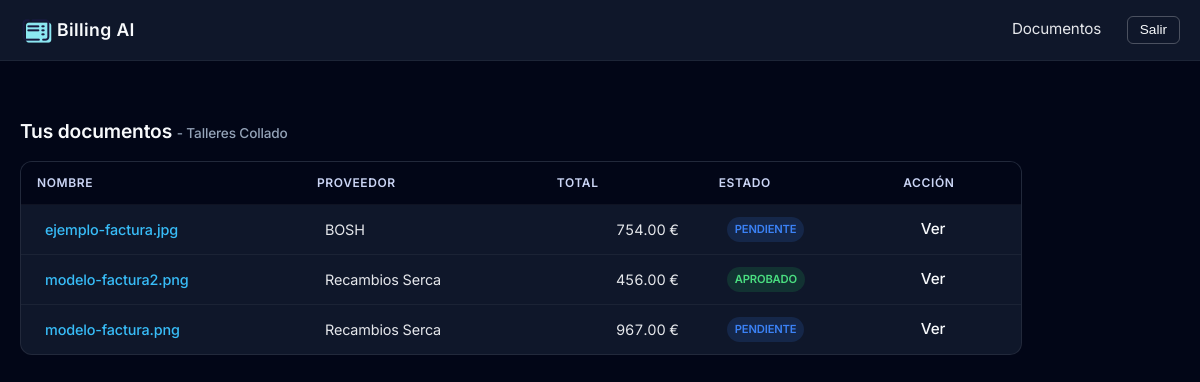
Page /documents/ (signed in) on the earlier database version.
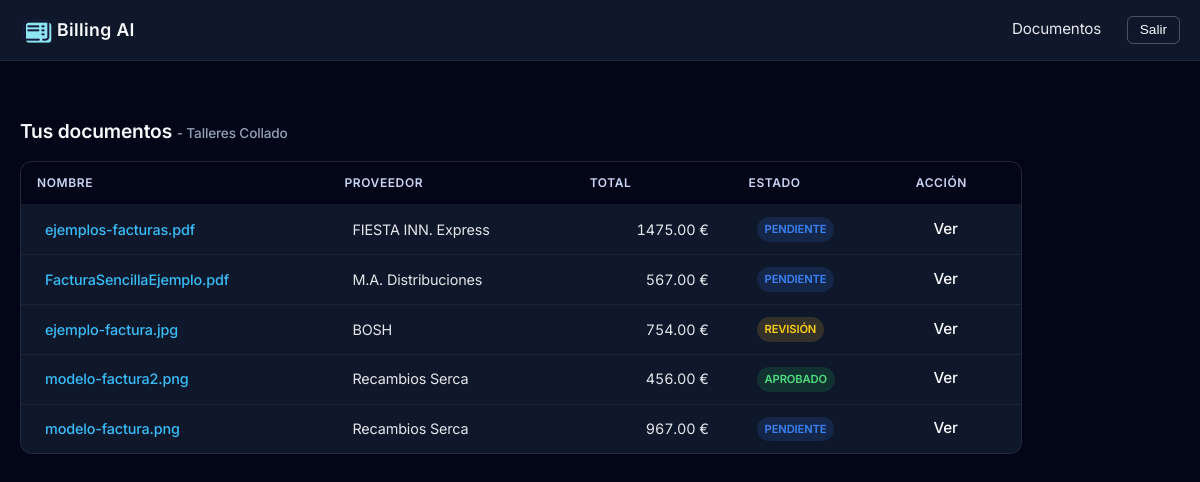
Same page on the later database version.
### clients/models.py (models this page shows, shortened)
class Client(models.Model):
    name = models.CharField(max_length=255)
    tax_id = models.CharField(max_length=50, blank=True, null=True)
    is_active = models.BooleanField(default=True)
    created_at = models.DateTimeField(auto_now_add=True)

### documents/models.py (models this page shows, shortened)
class Document(models.Model):
    TYPE_CHOICES = [
        ("invoice", "Factura"),
        ("delivery", "Albarán"),
        ("other", "Otro"),
    ]
    STATUS_CHOICES = [
        ("pending", "Pendiente"),
        ("approved", "Aprobado"),
        ("needs_review", "Revisión"),
        ("error", "Error"),
    ]
    client = models.ForeignKey(Client, on_delete=models.CASCADE, related_name="documents")
    external_id = models.CharField(max_length=255, unique=True)
    file = models.FileField(upload_to="documents/")
    original_name = models.CharField(max_length=255)
    document_type = models.CharField(max_length=20, choices=TYPE_CHOICES)
    confidence = models.FloatField()
    status = models.CharField(max_length=20, choices=STATUS_CHOICES, default="pending")
    extracted_data = models.JSONField()
    provider_name = models.CharField(max_length=255, null=True, blank=True)
    provider_tax_id = models.CharField(max_length=50, null=True, blank=True)
    issue_date = models.DateField(null=True, blank=True)
    total_amount = models.DecimalField(max_digits=10, decimal_places=2, null=True, blank=True)
    created_at = models.DateTimeField(auto_now_add=True)
    reviewed_at = models.DateTimeField(null=True, blank=True)

### documents/views.py (the view)
# urls.py: path("", DocumentListView.as_view(), name="list"),
class DocumentListView(LoginRequiredMixin, ListView):
    model = Document
    template_name = "documents/document_list.html"
    context_object_name = "documents"
    def get_queryset(self):
        return Document.objects.filter(
            client__clientuser__user=self.request.user
        ).order_by("-created_at")
    def get_context_data(self, **kwargs):
        context = super().get_context_data(**kwargs)
        first_doc = self.get_queryset().first()
        context["client"] = first_doc.client if first_doc else None
        return context

### templates/documents/document_list.html
{% extends "base.html" %}
{% block styles %}
{% load static %}
  <link rel="stylesheet" href="{% static 'css/documents/document_list.css' %}">
{% endblock%}
{% block content %}
<h1 class="page-title">Tus documentos <span class="client-name">- {{ client.name }}</span></h1>
<div class="table-wrapper">
  <table class="table">
    <thead>
      <tr>
        <th>Nombre</th>
        <th>Proveedor</th>
        <th>Total</th>
        <th>Estado</th>
        <th>Acción</th>
      </tr>
    </thead>
    <tbody>
      {% for doc in documents %}
      <tr>
        <td>
          <a href="{{ doc.file.url}}">
            {{ doc.original_name }}
          </a>
        </td>
        <td>{{ doc.provider_name }}</td>
        <td class="amount">{{ doc.total_amount }} €</td>
        <td>
          <span class="status {{ doc.status }}">
            {{ doc.get_status_display }}
          </span>
        </td>
        <td>
          <a class="btn-action" href="{% url "documents:detail" doc.id %}">Ver</a>
        </td>
      </tr>
      {% empty %}
      <tr>
        <td colspan="4">No hay documentos</td>
      </tr>
      {% endfor %}
    </tbody>
  </table>
</div>
{% endblock %}

### templates/base.html (shortened to what this page needs)
{% load static %}
<!DOCTYPE html>
<html lang="es">
<head>
  {% load static %}
  <link rel="stylesheet" href="{% static 'css/base.css' %}">
  {% block styles %}{% endblock %}
    {% load static %}
</head>
<body>
  <header class="app-header">
    <div class="container">
      <div class="logo">
        <img src="{% static "icons/icons8-invoice-pulsar-color-32.png" %}" />
        Billing AI
      </div>
      <nav class="nav">
        <a href="{% url 'documents:list' %}">Documentos</a>
        <form action="{% url 'logout' %}" method="post">
          <button type="submit">Salir</button>
        </form>
      </nav>
    </div>
  </header>
  <main class="app-main container">
    {% block content %}
    {% endblock %}
  </main>
</body>
</html>

### static/css/base.css (style rules this page uses)
:root { --body-bg-color: #020617; --body-fg-color: #f8fafc; --card-bg-color: #0f172a; --enfasis-color: #38bdf8; --muted-color: #64748b; }
body { margin: 0; padding: 0; font-family: "Inter", system-ui, -apple-system, BlinkMacSystemFont,"Segoe UI", sans-serif; font-size: 15px; line-height: 1.5; letter-spacing: -0.01em; background-color: #020617; }
h1, h2, h3, h4, h5, p { color: var(--body-fg-color); }
.app-header { background: #0f172a; color: #f8fafc; border-bottom: 1px solid rgba(255, 255, 255, 0.06); }
.app-header .container { max-width: 1200px; margin: 0 auto; padding: 0.75rem 1.25rem; display: flex; align-items: center; justify-content: space-between; }
.app-header .logo { font-size: 1.1rem; font-weight: 600; letter-spacing: 0.4px; display: flex; align-items: center; }
.app-header .logo > img { margin-right: 5px; }
.app-header .nav { display: flex; align-items: center; gap: 1rem; }
.app-header .nav a { color: #e5e7eb; text-decoration: none; font-size: 0.95rem; padding: 0.4rem 0.6rem; border-radius: 6px; transition: background 0.2s, color 0.2s; }
.app-header .nav button { background: transparent; border: 1px solid rgba(255, 255, 255, 0.25); color: #f8fafc; padding: 0.35rem 0.75rem; border-radius: 6px; cursor: pointer; font-size: 0.85rem; transition: background 0.2s, border-color 0.2s; }
.app-main { padding: 2rem 1.25rem; max-width: 1200px; margin: 0 auto; }

### static/css/documents/document_list.css (style rules this page uses)
.page-title { margin: 1.5rem 0 1rem; font-size: 1.2rem; font-weight: 600; color: var(--body-fg-color); }
.client-name { font-size: 0.85rem; font-weight: 500; color: #94a3b8; }
.table-wrapper { background: #0f172a; border: 1px solid rgba(255, 255, 255, 0.08); border-radius: 12px; overflow-x: auto; }
.table { width: 100%; border-collapse: collapse; min-width: 600px; }
.table thead th { text-align: left; font-size: 0.75rem; font-weight: 600; letter-spacing: 0.05em; text-transform: uppercase; color: #cbd5f5; background: #020617; padding: 0.75rem 1rem; }
.table tbody tr { transition: background 0.15s; }
.table td { padding: 0.75rem 1rem; font-size: 0.9rem; color: #e5e7eb; border-top: 1px solid rgba(255, 255, 255, 0.05); }
.table a { color: var(--enfasis-color); text-decoration: none; font-weight: 500; }
.table a.btn-action { color: var(--body-fg-color); text-decoration: none; font-size: 0.95rem; padding: 0.4rem 0.6rem; border-radius: 6px; transition: background 0.2s, color 0.2s; }
.table td.amount { text-align: right; font-variant-numeric: tabular-nums; }
.status { display: inline-block; padding: 0.25rem 0.5rem; border-radius: 999px; font-size: 0.7rem; font-weight: 600; text-transform: uppercase; }
.status.approved { background: rgba(34, 197, 94, 0.15); color: #4ade80; }
.status.pending { background: rgba(59, 130, 246, 0.15); color: #3b82f6; }
.status.needs_review { background: rgba(251, 191, 36, 0.15); color: #facc15; }
@media (min-width: 768px) { .table td { padding: 0.75rem 1.5rem; } }
@media (min-width: 768px) { .table-wrapper { max-width: 1000px; } }

Differences in the rows shown:
added Document: original_name "ejemplos-facturas.pdf", provider_name "FIESTA INN. Express", total_amount "1475.00", status "PENDIENTE"
added Document: original_name "FacturaSencillaEjemplo.pdf", provider_name "M.A. Distribuciones", total_amount "567.00", status "PENDIENTE"
changed Document "ejemplo-factura.jpg": status "PENDIENTE" → "REVISIÓN"
